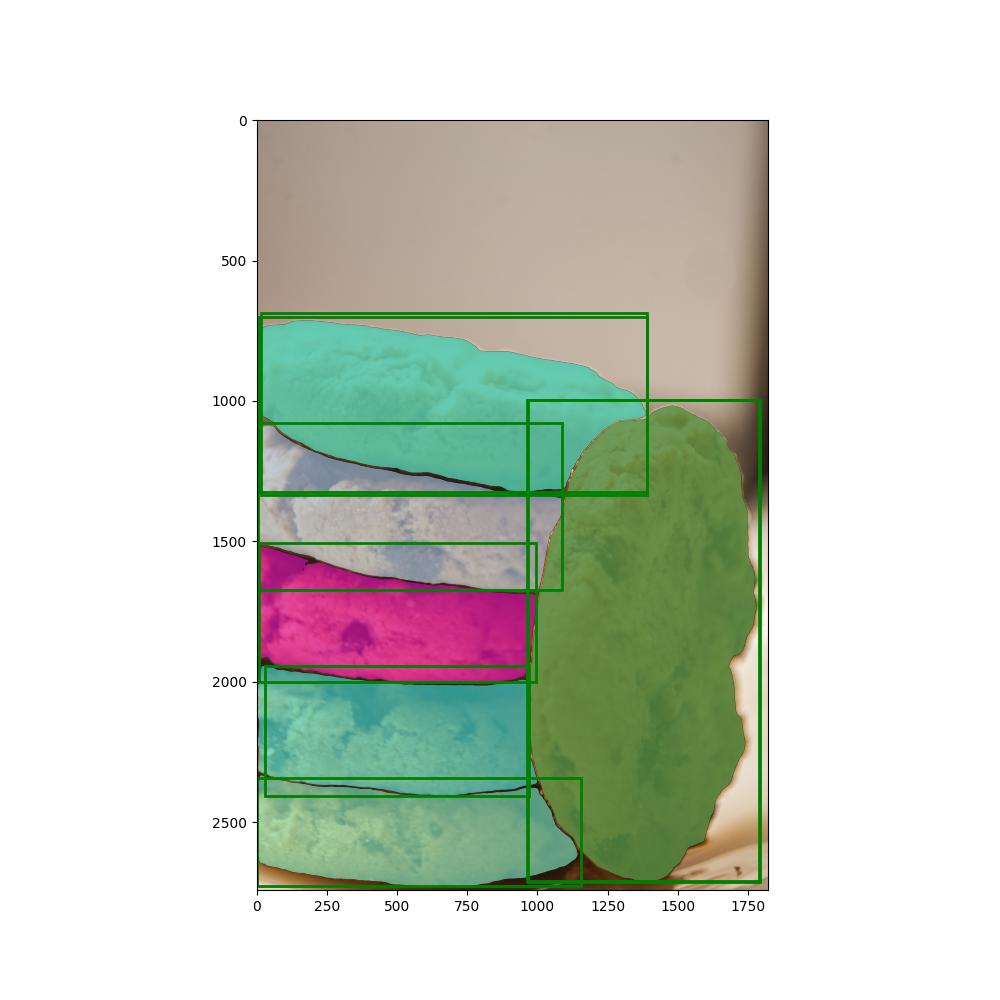

Here is the Python script that generated this plot:
# Yolov8 bounding box output as prompt to SAM model for segmentation.

from ultralytics import YOLO
from IPython.display import display, Image
import numpy as np
import cv2
# from google.colab.patches import cv2_imshow
import matplotlib.pyplot as plt
from segment_anything import SamPredictor, sam_model_registry
import argparse

class segment:
  def __init__(self, img, model, model_type, checkpoint):
    self.img= img
    self.model= model
    self.model_sam= model_type
    self.checkpoint= checkpoint

  def __call__(self):
    results= self.yolov8()
    self.SAM(results[0].boxes.xyxy)
  
  def yolov8(self):
    model= YOLO(self.model)
    results = model.predict(source=self.img) 
    res_plotted = results[0].plot()
    cv2.imwrite('yolov8_output.jpg',res_plotted)
    return results

  def SAM(self, output_box):
    img= cv2.imread(self.img)
    img= cv2.cvtColor(img, cv2.COLOR_BGR2RGB)
    sam = sam_model_registry[self.model_sam](checkpoint=self.checkpoint)
    # Initialize SAM model
    predictor = SamPredictor(sam)
    # Generate input image embeddings.
    predictor.set_image(img)
    input_boxes = output_box
    transformed_boxes = predictor.transform.apply_boxes_torch(input_boxes, img.shape[:2])
    masks, _, _ = predictor.predict_torch(
        point_coords=None,
        point_labels=None,
        boxes=transformed_boxes,
        multimask_output=False,
    )
    plt.figure(figsize=(10, 10))
    plt.imshow(img)
    for mask in masks:
        self.show_mask(mask.cpu().numpy(), plt.gca(), random_color=True)
    for box in input_boxes:
        self.show_box(box.cpu().numpy(), plt.gca())
    # plt.axis('off')
    # plt.show()
    plt.savefig('SAM_yolov8.jpg')
    
  def show_mask(self, mask, ax, random_color=False):
    if random_color:
        color = np.concatenate([np.random.random(3), np.array([0.6])], axis=0)
    else:
        color = np.array([30/255, 144/255, 255/255, 0.6])
    h, w = mask.shape[-2:]
    mask_image = mask.reshape(h, w, 1) * color.reshape(1, 1, -1)
    ax.imshow(mask_image)  
    
  def show_box(self, box, ax):
    x0, y0 = box[0], box[1]
    w, h = box[2] - box[0], box[3] - box[1]
    ax.add_patch(plt.Rectangle((x0, y0), w, h, edgecolor='green', facecolor=(0,0,0,0), lw=2))  

if __name__ == "__main__":
  parser= argparse.ArgumentParser()
  parser.add_argument('--img', help='Specify input image path', default='', type=str)
  parser.add_argument('--weights', default='./best.pt', type=str, help='Specify object detection weights')
  parser.add_argument('--model_type', default='vit_l', type= str)
  parser.add_argument('--checkpoints', default='', type= str)
  opt= parser.parse_args()
  sam= segment(opt.img, opt.weights, opt.model_type, opt.checkpoints)
  sam()
  